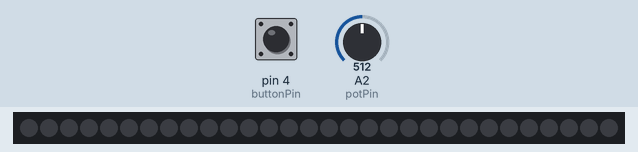
Simulated run of this sketch. Board: Arduino Uno, built with avr-gcc and run on an emulated ATmega328P. On the bench: 30 RGB LEDs in strip order, left to right. The inputs (shaded band) are chosen by the test bench; at power-on: pin 4 (buttonPin) LOW, A2 (potPin) = 512.

Above: at 1.2 s.
1.3 s: pin 4 (buttonPin) pulled HIGH for 0.15 s
At 2.8 s:
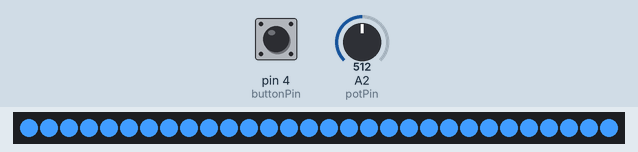
3.1 s: A2 (potPin) set to 571
4.6 s: A2 (potPin) set to 596
At 5.6 s:
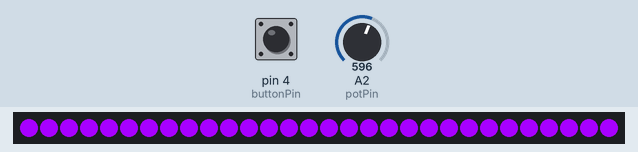
6.4 s: pin 4 (buttonPin) pulled HIGH for 1 s
At 7.1 s:
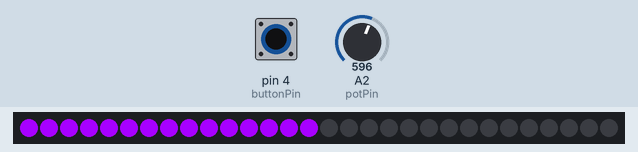
8.9 s: A2 (potPin) set to 378
At 9.8 s:
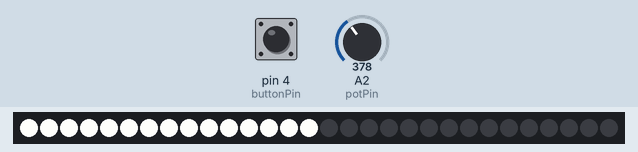
10.5 s: A2 (potPin) set to 184
At 11.0 s:
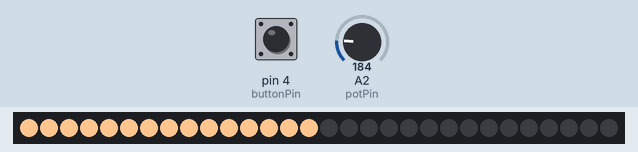
Timing chart, 0 to 13.1 s (numbered marks = the images above; inputs shaded):
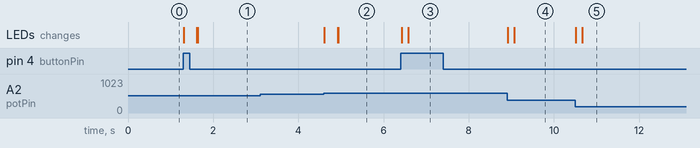

The sketch:

color_temp.ino
```cpp
#include <Adafruit_NeoPixel.h>

#define PIN 6

//boilerplate thanks to Adafruit: https://github.com/adafruit/Adafruit_NeoPixel

// Parameter 1 = number of pixels in strip
// Parameter 2 = Arduino pin number (most are valid)
// Parameter 3 = pixel type flags, add together as needed:
//   NEO_KHZ800  800 KHz bitstream (most NeoPixel products w/WS2812 LEDs)
//   NEO_KHZ400  400 KHz (classic 'v1' (not v2) FLORA pixels, WS2811 drivers)
//   NEO_GRB     Pixels are wired for GRB bitstream (most NeoPixel products)
//   NEO_RGB     Pixels are wired for RGB bitstream (v1 FLORA pixels, not v2)
Adafruit_NeoPixel strip = Adafruit_NeoPixel(30, PIN, NEO_GRB + NEO_KHZ800);

const int buttonPin = 4;

//for LED buttom
int buttonPushCounter = 0;   // counter for the number of button presses
int buttonState = 0;         // current state of the button
int lastButtonState = 0;     // previous state of the button

//for potentiometer
int potPin = 2;    // select the input pin for the potentiometer
int oldPotVal = 0;

//to count loops
int c = 0;

//f.lux: daylight=6500, night=3400
//http://planetpixelemporium.com/tutorialpages/light.html
//TBD:
//ember: 1200k
//dim incandescent: 2300
//incandescent: 2700

void setup() {
  strip.begin();
  strip.show(); // Initialize all pixels to 'off'
  pinMode(buttonPin, INPUT);
  Serial.begin(9600);
}

void loop() {
  buttonState = digitalRead(buttonPin);

  if (buttonState != lastButtonState) {
    if (buttonState == HIGH) {
      c=0;
      buttonPushCounter++;
      //Serial.println(buttonPushCounter);
    }
    else {
    }
  }
    if (buttonPushCounter == 1) { //side 1
    colorSelect(0,30);
    c=1;  //only run color subroutine once (allows to listen for button presses)
  } else if (buttonPushCounter == 2) { //side 2
    solid_off(15,30);
    colorSelect(0,15);
    c=1;
  } else if (buttonPushCounter == 3) { //all
    solid_off(0,14);
    colorSelect(15,30);
    c=1;
  } else if (buttonPushCounter == 4) { //night light
    solid_off(0,30);
    colorSelect(29,30);
    c=1;
  } else if (buttonPushCounter == 5) { //off
    buttonPushCounter = 0;
    solid_off(0,30); //everything off
    c=1;
  }
  lastButtonState = buttonState;
}

void colorSelect(int side_start, int side_end) {
  if (abs(analogRead(potPin) - oldPotVal) > 5) { //if pot is changed, update lighting program. otherwise, listen for button press.
    c=0; //run program
    oldPotVal=analogRead(potPin);
  }

  //more elegant way to do this?
  if (analogRead(potPin) < 97) {
      solid_on(255,147,41,side_start,side_end); //candle: 1900k
  } else if (analogRead(potPin) >= 97 && analogRead(potPin) < 194) {
      solid_on(255,197,143,side_start,side_end); //40W Tungsten: 2600k
      //solid_on(255,214,170,0,30); //100W Tungsten:2850k
  } else if (analogRead(potPin) >= 194 && analogRead(potPin) < 291) {
      solid_on(255, 241, 224,side_start,side_end); //Halogen: 3200k
      //solid_on(255, 250, 244,0,30); //Carbon Arc: 5200k
  } else if (analogRead(potPin) >= 291 && analogRead(potPin) < 388) {
      solid_on(255, 255, 251,side_start,side_end); //High Noon Sun: 5400k
      //solid_on(255,255,255,side_start,side_end); //Direct Sunlight: 6000k
  } else if (analogRead(potPin) >= 388 && analogRead(potPin) < 485) {
      solid_on(201, 226, 255,side_start,side_end); //Overcast Sky: 7000k
  } else if (analogRead(potPin) >= 485 && analogRead(potPin) < 582) {
      solid_on(64,156,255,side_start,side_end); //Clear Blue Sky: 20000k
  } else {
      solid_on(167,0,255,side_start,side_end); //black light
  }
}


void solid_on(uint8_t r, uint8_t g, uint8_t b, int side_start, int side_end) {
  if (c==0){
      for (int i=side_start; i < side_end; i=i+1) {
        strip.setPixelColor(i,r,g,b);
        delay(10);
        strip.show();
      }
  }
}

void solid_off(int side_start, int side_end) {
  if (c==0){
      for (int i=side_end; i >= side_start; i=i-1) {
        strip.setPixelColor(i, 0);
        delay(10);
        strip.show();
      }
  }
}
```

Measured:
- the behaviour switches between 581 and 582 on A2 (potPin) (found by bisection; images 1 and 2)
- after the input at 1.3 s, the LEDs: first change at once (image 1 shows a later state)
- after the input at 3.1 s, every drawn part: stays the same
- after the input at 4.6 s, the LEDs: first change at once (image 2 shows a later state)
- after the input at 6.4 s, the LEDs: first change at once (image 3 shows a later state)
- after the input at 8.9 s, the LEDs: first change at once (image 4 shows a later state)
- after the input at 10.5 s, the LEDs: first change at once (image 5 shows a later state)
